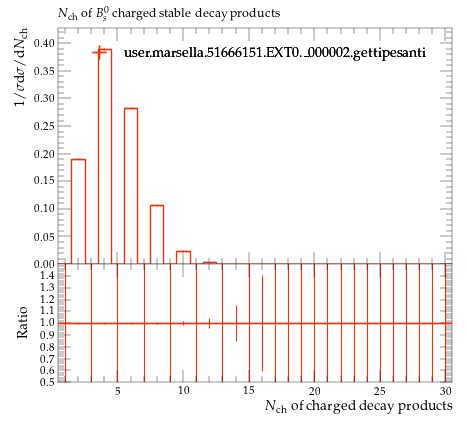

Recreate this plot in Python.
#! /usr/bin/env python

# This Python script was auto-generated using YODA v2.0.2.
# Analysis object: /MC_HFDECAYS/B0S_charged_mult
# Timestamp: 24-07-2026 (16:40:04)

import matplotlib as mpl
import matplotlib.pyplot as plt
mpl.use('Agg') # comment out for interactive use
import os
import numpy as np

plotDir = os.path.split(os.path.realpath(__file__))[0]
if 'YODA_USER_PLOT_PATH' in globals():
    plot_outdir = globals()['YODA_USER_PLOT_PATH']
else:
    plot_outdir = plotDir

#plot style
plt.style.use(os.path.join(plotDir, '../default.mplstyle'))
# plot metadata
figW, figH = plt.rcParams['figure.figsize']
ax_xLabel = r'$N_\mathrm{ch}$ of charged decay products'
ax_yLabel = r'$1/\sigma \mathrm{d}\sigma/\mathrm{d}N_\mathrm{ch}$'
ax_title  = r'$N_\mathrm{ch}$ of $B^0_s$ charged stable decay products'
ax_xScale = 'linear'
ax_yScale = 'linear'
xLims = (0.5, 30.5)
yLims = (0.0, 0.4279471900000001)

# TeX-friendly labels for the legend
labels = {
    'legend' : ([ r"user.marsella.51666151.EXT0.\_000002.gettipesanti" ], r""),
}

# Adjust canvas width and height
canvasW = 10.0
canvasH = 9.0
figW *= canvasW/10.
figH *= canvasH/9.

# Create figure and axis objects
fig, (ax, ratio0_ax) = plt.subplots(2, 1, sharex=True,
                  figsize=(figW,figH), gridspec_kw={'height_ratios': (6.0, 3.0)})

# Set figure margins
plt.subplots_adjust(
    left   = 1.0 * plt.rcParams['figure.subplot.left'],
    right  = 1.0 * plt.rcParams['figure.subplot.right'],
    top    = 1.0 * plt.rcParams['figure.subplot.top'],
    bottom = 1.0 * plt.rcParams['figure.subplot.bottom'])

ratio0_ax.yaxis.set_major_locator(mpl.ticker.MultipleLocator(0.1))
ratio0_ax.set_ylim(0.5, 1.4999)
ratio0_ax.set_ylabel('Ratio')

# the numerical data is stored in a separate file
dataf = dict()
prefix = os.path.split(__file__)[0]
if prefix:    prefix = prefix + '/'
exec(open(prefix+'B0S_charged_mult__data.py').read(), dataf)


legend_handles = dict() # keep track of handles for the legend

# style options for curves
# starts at zorder>=5 to draw curve on top of legend
styles = {
  'user.marsella.51666151.EXT0._000002.gettipesanti.yoda.gz': {
    'color' : '#EE3311',
    'linestyle' : '-',
    'linewidth' : 1,
    'marker' : 'none',
    'markersize' : 2,
    'capsize' : 0.0,
    'zorder' : 5,
    'histstyle' : 1,
    'drawstyle' : 'steps-pre',
    'xerrorbars' : 1,
    'yerrorbars' : 1,
    'fillcolor' : None,
    'fillopacity' : 1.0,
    'ratio0_linestyle' : '-',
    'ratio0_linewidth' : 1,
    'ratio0_marker' : 'none',
    'ratio0_markersize' : 2,
    'ratio0_capsize' : 0.0,
    'ratio0_zorder' : 5,
    'ratio0_histstyle' : 1,
    'ratio0_drawstyle' : 'steps-pre',
    'ratio0_xerrorbars' : 1,
    'ratio0_yerrorbars' : 1,
  },
}

# curve from input yoda files in main panel
for label, yvals in dataf['yvals'].items():
    if all(np.isnan(v) for v in dataf['yvals'][label]):
        continue
    tmp = None
    if styles[label]['histstyle']: # draw as histogram
        xpos = dataf['xedges'][label] if styles[label]['drawstyle'] else dataf['xpoints'][label]
        ypos = np.insert(yvals, 0, yvals[0]) if styles[label]['drawstyle'] else yvals
        if styles[label]['fillcolor']: # fill area below curve
            ax.fill_between(xpos, ypos, step='pre',
                            color=styles[label]['fillcolor'],
                            alpha=styles[label]['fillopacity'])
        tmp, = ax.plot(xpos, ypos,
                       color=styles[label]['color'],
                       linestyle=styles[label]['linestyle'],
                       linewidth=styles[label]['linewidth'],
                       drawstyle=styles[label]['drawstyle'], solid_joinstyle='miter',
                       zorder=styles[label]['zorder'], label=label)
    tmp = ax.errorbar(dataf['xpoints'][label], yvals,
                      xerr=np.array(dataf['xerrs'][label])*styles[label]['xerrorbars'],
                      yerr=np.array(dataf['yerrs'][label])*styles[label]['yerrorbars'],
                      fmt=styles[label]['marker'], capsize=styles[label]['capsize'],
                      markersize=styles[label]['markersize'],
                      ecolor=styles[label]['color'],
                      color=styles[label]['color'], zorder=styles[label]['zorder'])
    tmp[-1][0].set_linestyle(styles[label]['linestyle'])
    tmp[-1][0].set_linewidth(styles[label]['linewidth'])
    if label in dataf['add_legend_handle']:  legend_handles[label] = tmp
    for varLabel in dataf['variation_yvals'].keys():
        if varLabel.startswith(label):
            tmp, = ax.plot(dataf['xedges'][label], dataf['variation_yvals'][varLabel],
                           color=styles[label]['color'],
                           linestyle=styles[label]['linestyle'],
                           linewidth=styles[label]['linewidth'],
                           drawstyle='steps-pre', solid_joinstyle='miter',
                           zorder=styles[label]['zorder'], alpha=0.5)


# plots on ratio panel
# curve from input yoda files in ratio panel
for label, yvals in dataf['ratio0_yvals'].items():
    if all(np.isnan(v) for v in yvals):
        continue
    if styles[label]['ratio0_histstyle']: # plot as histogram
        xpos = dataf['xedges']['user.marsella.51666151.EXT0._000002.gettipesanti.yoda.gz'] if styles[label]['ratio0_drawstyle'] else dataf['xpoints']['user.marsella.51666151.EXT0._000002.gettipesanti.yoda.gz']
        ypos = np.insert(yvals, 0, yvals[0]) if styles[label]['ratio0_drawstyle'] else yvals
        ratio0_ax.plot(xpos, ypos,
                       color=styles[label]['color'],
                       linewidth=styles[label]['linewidth'],
                       linestyle=styles[label]['ratio0_linestyle'],
                       drawstyle=styles[label]['ratio0_drawstyle'], zorder=styles[label]['zorder'],
                       solid_joinstyle='miter')
    tmp = ratio0_ax.errorbar(dataf['xpoints']['user.marsella.51666151.EXT0._000002.gettipesanti.yoda.gz'], yvals,
                             xerr=np.array(dataf['ref_xerrs'])*styles[label]['ratio0_xerrorbars'],
                             yerr=np.array(dataf['ratio0_yerrs'][label])*styles[label]['ratio0_yerrorbars'],
                             fmt=styles[label]['ratio0_marker'], capsize=styles[label]['ratio0_capsize'],
                             markersize=styles[label]['ratio0_markersize'],
                             ecolor=styles[label]['color'],
                             color=styles[label]['color'])
    tmp[-1][0].set_linestyle(styles[label]['ratio0_linestyle'])
    tmp[-1][0].set_linewidth(styles[label]['ratio0_linewidth'])

    for varlabel in dataf['ratio0_variation_vals'].keys():
        if varlabel.startswith(label):
            ratio0_ax.plot(dataf['xedges']['user.marsella.51666151.EXT0._000002.gettipesanti.yoda.gz'],
                            dataf['ratio0_variation_vals'][varlabel],
                            color=styles[label]['color'],
                            linestyle=styles[label]['linestyle'],
                            linewidth=styles[label]['linewidth'],
                            drawstyle='steps-pre', solid_joinstyle='miter',
                            zorder=1, alpha=0.5)

legend_items = list(legend_handles.values())
ax.add_artist(ax.legend(legend_items,
                        labels['legend'][0],
                        title=labels['legend'][1],
                        alignment='left',
                        loc='upper center',
                        bbox_to_anchor=(0.5, 0.97)))

# set plot metadata as defined above
ratio0_ax.set_xlabel(ax_xLabel)
ratio0_ax.xaxis.set_label_coords(1., -0.15)
ax.set_ylabel(ax_yLabel, ha='right', va='top')
ax.yaxis.set_label_coords(-0.11, 1.0)
ax.set_title(ax_title, loc='left')
ax.set_xscale(ax_xScale)
ax.set_yscale(ax_yScale)
ax.set_xlim(xLims)
ax.set_ylim(yLims)

# tick formatting
plt.rcParams['xtick.top'] = True
plt.rcParams['ytick.right'] = True
fig.align_ylabels((ax, ratio0_ax))
plt.savefig(os.path.join(plot_outdir, 'B0S_charged_mult.pdf'), format='PDF')
plt.savefig(os.path.join(plot_outdir, 'B0S_charged_mult.png'), format='PNG')

plt.close(fig)
